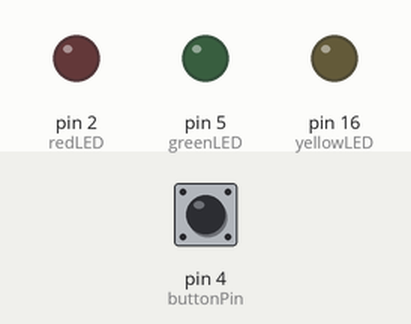
This sketch was run on a simulated Arduino Uno, built with avr-gcc and run on an emulated ATmega328P. On the bench: output pins drawn as LEDs (lit = HIGH). Dashed ring = blinking. The test bench sets the inputs (shaded band); at power-on: pin 4 (buttonPin) LOW.

Above: at 1.2 s.
1.3 s: pin 4 (buttonPin) pulled HIGH for 1 s
At 3.5 s:
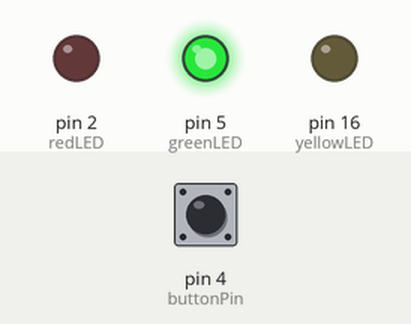
3.8 s: pin 4 (buttonPin) pulled HIGH for 0.15 s
At 5.0 s:
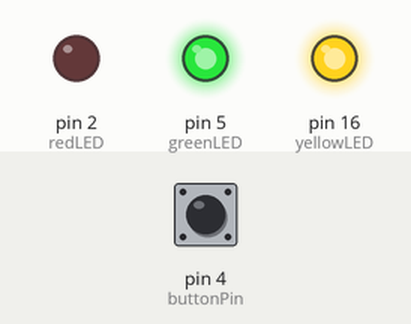
5.5 s: pin 4 (buttonPin) pulled HIGH for 3.2 s
At 6.6 s:
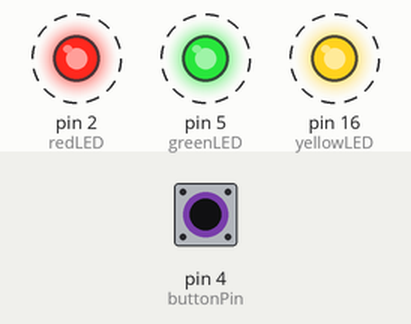
Timing chart, 0 to 10.2 s (numbered marks = the images above; inputs shaded):
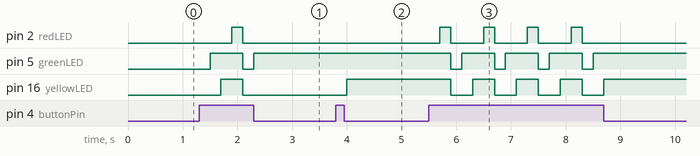

The sketch:

Grup_3_LEDs.ino
```cpp
const int buttonPin = 4;
const int greenLED = 5;
const int yellowLED = 16;
const int redLED = 2;

int pressed = 0;
int mode = 0;

void setup() {
  pinMode(buttonPin, INPUT);
  pinMode(greenLED, OUTPUT);
  pinMode(yellowLED, OUTPUT);
  pinMode(redLED, OUTPUT);
}

void loop() {
  pressed = digitalRead(buttonPin);

  if (pressed == HIGH) {
    if (mode == 3){
      mode = 0;
    }
    else{
    mode = (mode + 1);
    }
    delay(200);
  }

  switch (mode) {
    case 0:
      digitalWrite(greenLED, LOW);
      digitalWrite(yellowLED, LOW);
      digitalWrite(redLED, LOW);
      break;
    case 1:
      digitalWrite(greenLED, HIGH);
      digitalWrite(yellowLED, LOW);
      digitalWrite(redLED, LOW);

      break;
    case 2:
      digitalWrite(greenLED, HIGH);
      digitalWrite(yellowLED, HIGH);
      digitalWrite(redLED, LOW);
      break;
    case 3:
      digitalWrite(greenLED, HIGH);
      digitalWrite(yellowLED, HIGH);
      digitalWrite(redLED, HIGH);
  }
}
```

Measured:
- after the input at 1.3 s, pin 2 (redLED): LOW → HIGH after 0.60 s, → LOW 0.20 s later; pin 5 (greenLED): LOW → HIGH after 0.20 s, → LOW 0.60 s later, → HIGH 0.20 s later; pin 16 (yellowLED): LOW → HIGH after 0.40 s, → LOW 0.40 s later
- after the input at 3.8 s, pin 16 (yellowLED): LOW → HIGH after 0.20 s
- after the input at 5.5 s, pin 2 (redLED): alternates HIGH for 0.20 s and LOW for 0.60 s, 8 changes in all, then stays LOW, starting after 0.20 s; pin 5 (greenLED): alternates HIGH for 0.60 s and LOW for 0.20 s, 8 changes in all, then stays HIGH, starting after 0.40 s
